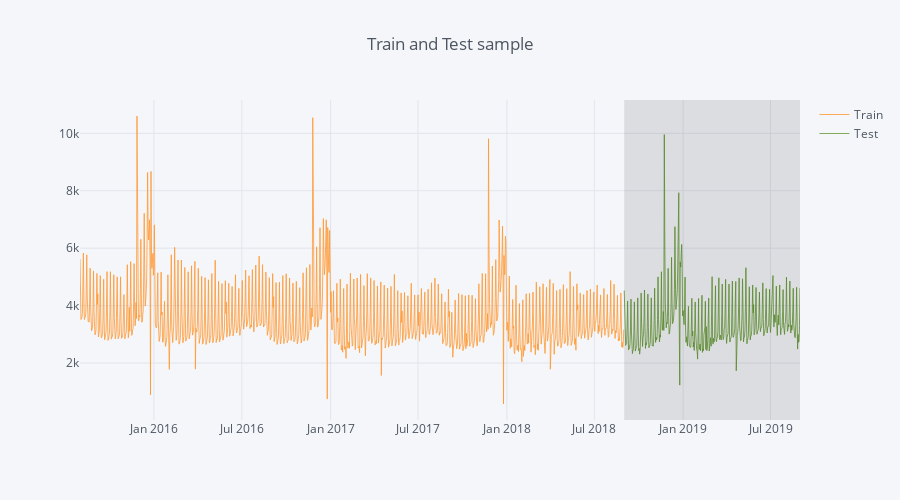

Write notebook code for a chart like this one.
### Markdown cell above
Iteractively explore the train and test sample.

### Code cell
model_1.data.iplot(data = [dict(y=model_1.data_d['PX_MID'], 
                                x=model_1.data_d['Dates'],
                                name='Train',
                               line=Line(color='rgba(255, 153, 51, 1.0)',
                                         width=0.8)),
                          dict(y=model_1.data_t['PX_MID'], 
                                x=model_1.data_t['Dates'],
                               name='Test',
                               line=Line(color='rgba(100, 153, 51, 1.0)',
                                         width=0.8))], 
                   title = 'Train and Test sample',
                   dimensions=(900, 500), 
                   vspan=dict(x0=datetime.datetime.strptime(model_1.testing_cutoff, "%Y%m%d"),
                              x1= model_1.data['Dates'].max(),
                              color='Black',
                              width=0,
                             fill= True,
                             opacity = 0.1), 
                   annotations=dict(x=0.94,
                                    y=1,
                                    showarrow=False,
                                    text="",
                                    xref="paper",
                                    yref="paper",
                                    textangle=0)
                  )

### Figure 1 — Plotly figure (JSON) as saved in the notebook; plotly's stock layout.template omitted (floating-point values rounded to 4 significant figures; data arrays with more than 128 entries replaced by an {"elided": "..."} marker saying what was removed)
{"data": [{"line": {"color": "rgba(255, 153, 51, 1.0)", "width": 0.8}, "name": "Train", "x": {"elided": "1126 str values"}, "y": {"elided": "1126 int values"}}, {"line": {"color": "rgba(100, 153, 51, 1.0)", "width": 0.8}, "name": "Test", "x": {"elided": "365 str values"}, "y": {"elided": "365 int values"}}], "layout": {"annotations": [{"arrowcolor": "#9499A3", "arrowhead": 7, "ax": 0, "ay": -100, "font": {"color": "#4D5663", "size": 12}, "hovertext": "", "opacity": 1, "showarrow": false, "text": "", "textangle": 0, "x": 0.94, "xref": "paper", "y": 1, "yref": "paper"}], "height": 500, "legend": {"bgcolor": "#F5F6F9", "font": {"color": "#4D5663"}}, "paper_bgcolor": "#F5F6F9", "plot_bgcolor": "#F5F6F9", "shapes": [{"fillcolor": "rgba(0, 0, 0, 0.1)", "line": {"color": "#000000", "dash": "solid", "width": 0}, "type": "rect", "x0": "2018-09-01T00:00:00", "x1": "2019-08-31T00:00:00", "xref": "x", "y0": 0, "y1": 1, "yref": "paper"}], "title": "Train and Test sample", "titlefont": {"color": "#4D5663"}, "width": 900, "xaxis": {"gridcolor": "#E1E5ED", "showgrid": true, "tickfont": {"color": "#4D5663"}, "title": "", "titlefont": {"color": "#4D5663"}, "zerolinecolor": "#E1E5ED"}, "yaxis": {"gridcolor": "#E1E5ED", "showgrid": true, "tickfont": {"color": "#4D5663"}, "title": "", "titlefont": {"color": "#4D5663"}, "zerolinecolor": "#E1E5ED"}}}
